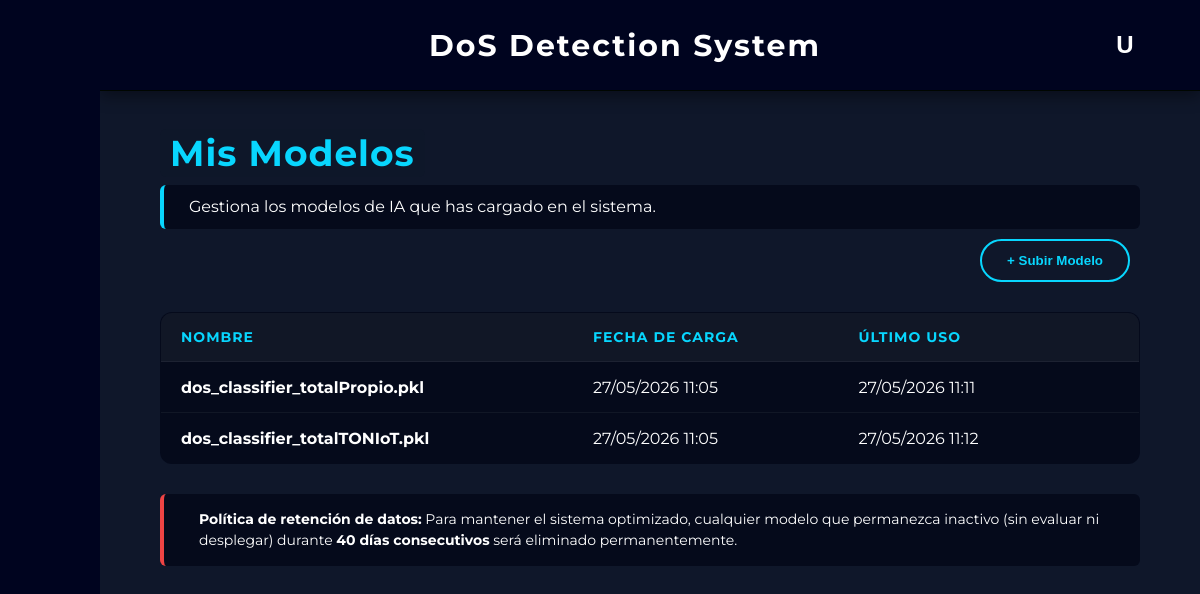
/modelos (signed in), run on an earlier commit of the app's database.
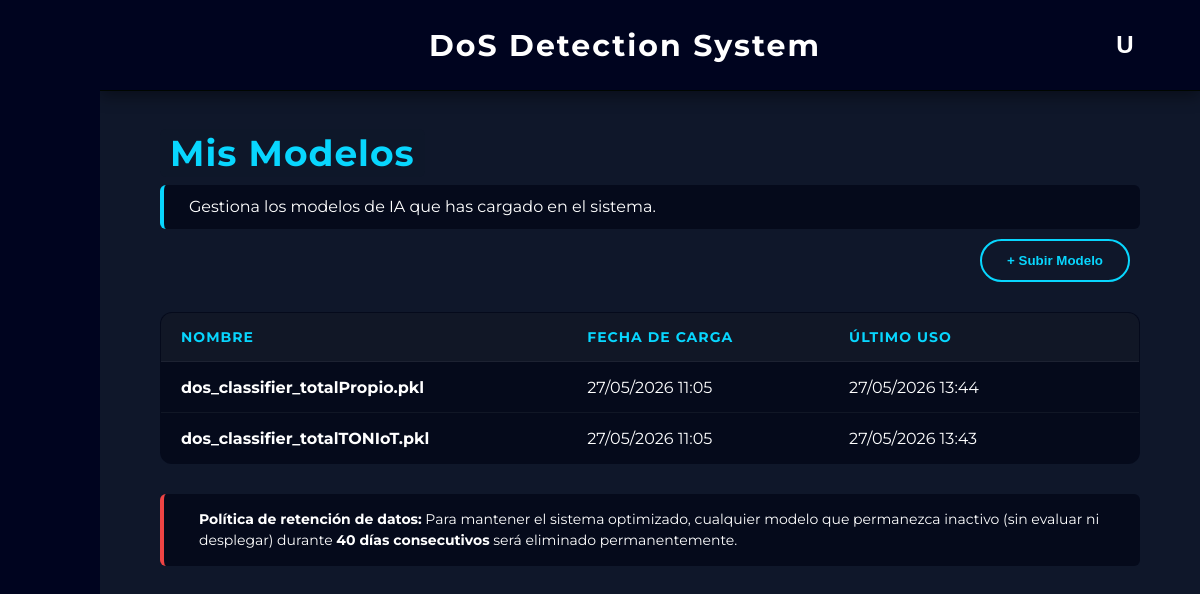
And on a later commit of the database.
### app/models.py (models this page shows)
class Modelo(db.Model):
    __tablename__ = 'modelos'
    id = db.Column(db.Integer, primary_key=True)
    nombre = db.Column(db.String(150), nullable=False)
    ruta_archivo = db.Column(db.String(255), nullable=False)
    usuario_id = db.Column(db.Integer, db.ForeignKey('usuarios.id'), nullable=False)
    fecha_subida = db.Column(db.DateTime, default=datetime.now(pytz.timezone('Europe/Madrid')))
    fecha_ultimo_uso = db.Column(db.DateTime, default=datetime.now(pytz.timezone('Europe/Madrid')))
    usuario = db.relationship('User', backref=db.backref('modelos', lazy=True))

### app/routes/pages/modelos.py (the view)
@modelos_bp.route("/modelos", methods=["GET"])
def index():
    if session.get('guest'):
        datos_invitado = session.get('guest_models', [])
        modelos = [ModeloInvitado(m['nombre'], m['fecha_subida']) for m in datos_invitado]
    else:
        user_id = session.get('user_id')
        if not user_id:
            return redirect(url_for('auth.login'))
        modelos = Modelo.query.filter_by(usuario_id=user_id).order_by(Modelo.fecha_subida.desc()).all()
    return render_template("modelos.html", modelos=modelos)

### app/templates/modelos.html (shortened to what this page needs)
{% extends "base.html" %}
{% block content %}
<div style="padding: 40px 60px;">
    <h2><span style="color: #08d6fe; background-color: #0f172ad3; padding: 2px 10px; border-radius: 6px; margin-bottom: 30px; font-size: 36px; letter-spacing: 1px;">Mis Modelos</span></h2>
    <div style="margin-top: 10px; margin-bottom: 10px; padding: 10px 10px; background: rgba(2, 6, 23, 0.726); border-left: 4px solid #08d6fe; border-radius: 6px; display: flex; align-items: center; gap: 15px;">
        <p style="color: white; font-size: 16px; margin: 0; line-height: 1.5;">
            Gestiona los modelos de IA que has cargado en el sistema.
        </p>
    </div>
    <div class="table-header">
        <button class="action-btn" onclick="openModal()">+ Subir Modelo</button>
    </div>
    <table class="glass-table">
        <thead>
            <tr>
                <th>Nombre</th>
                <th>Fecha de Carga</th>
                <th>Último Uso</th>
                <th style="text-align: center;"> </th>
            </tr>
        </thead>
        <tbody>
            {% for modelo in modelos %}
            <tr>
                <td style="font-weight: bold;">{{ modelo.nombre }}</td>
                <td>{{ modelo.fecha_subida.strftime('%d/%m/%Y %H:%M') }}</td>
                <td>{{ modelo.fecha_ultimo_uso.strftime('%d/%m/%Y %H:%M') }}</td>
                <td style="text-align: center;">
                    <form action="{{ url_for('modelos.delete', model_id=(modelo.id if not session.get('guest') else loop.index0)) }}"
                        method="POST"
                        onsubmit="confirmAction(event, this, '¿Quiere eliminar este modelo?');"
                        style="display: inline;">
                        <button type="submit" class="delete-btn" title="Eliminar Modelo">
                        </button>
                    </form>
                </td>
            </tr>
            {% else %}
            <tr>
                <td colspan="4" style="text-align: center; padding: 30px; opacity: 0.7;">No has subido ningún modelo todavía.</td>
            </tr>
            {% endfor %}
        </tbody>
    </table>
    <div style="margin-top: 30px; padding: 15px 20px; background: rgba(2, 6, 23, 0.726); border-left: 4px solid #ef4444; border-radius: 6px; display: flex; align-items: center; gap: 15px;">
        <p style="color: white; font-size: 14px; margin: 0; line-height: 1.5;">
            <strong>Política de retención de datos:</strong> Para mantener el sistema optimizado, cualquier modelo que permanezca inactivo (sin evaluar ni desplegar) durante <strong>40 días consecutivos</strong> será eliminado permanentemente.
        </p>
    </div>
</div>
{% endblock %}

What changed in the data, as far as the page shows it:
changed Modelo "dos_classifier_totalPropio.pkl": fecha_ultimo_uso "27/05/2026 11:11" → "27/05/2026 13:44"
changed Modelo "dos_classifier_totalTONIoT.pkl": fecha_ultimo_uso "27/05/2026 11:12" → "27/05/2026 13:43"
